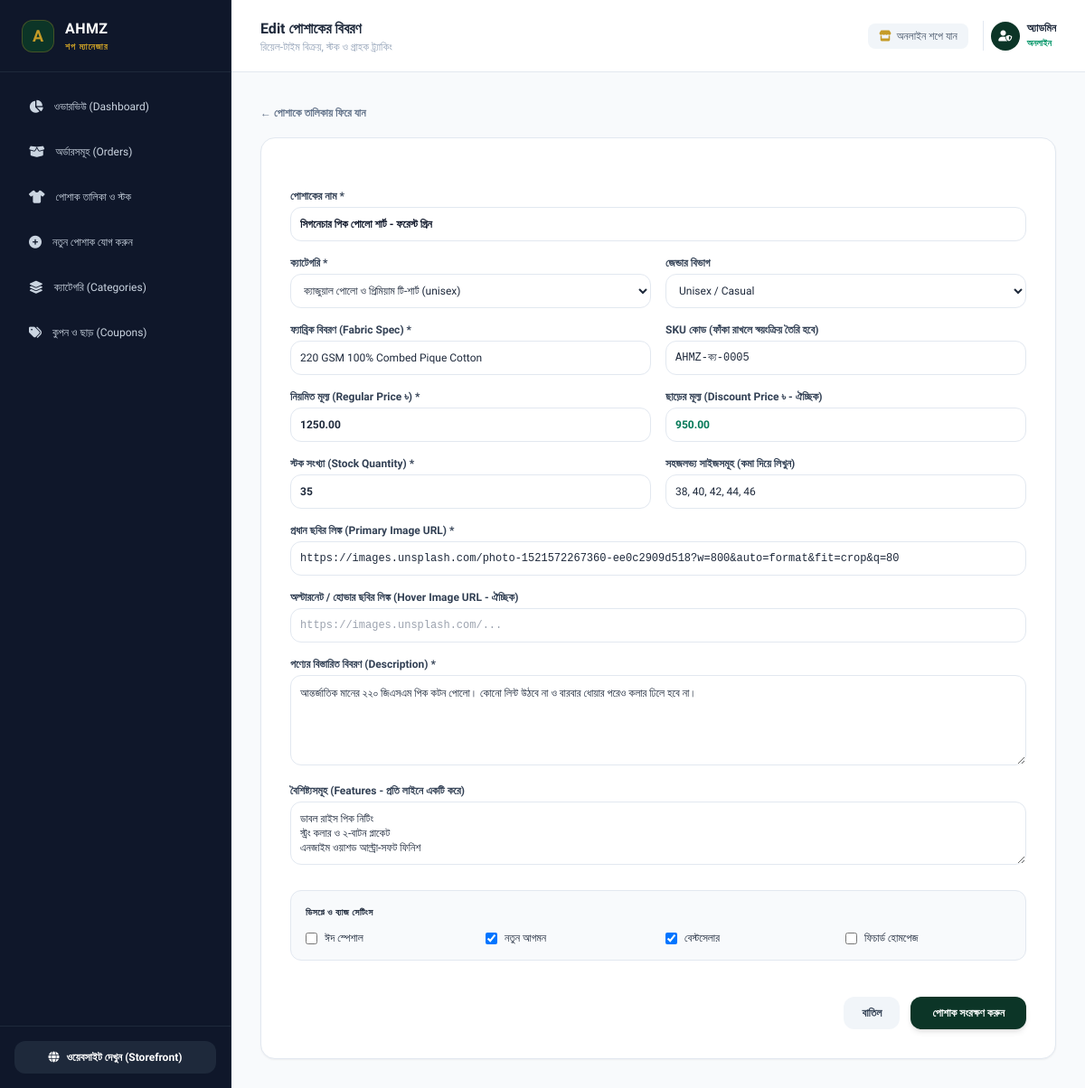
Screenshot of /dashboard/products/5/edit/ with the database file from the repository.
### store/models.py (models this page shows, shortened)
class Product(models.Model):
    GENDER_CHOICES = [
        ('men', 'Men'),
        ('women', 'Women'),
        ('kids', 'Kids'),
        ('unisex', 'Unisex'),
    ]
    name = models.CharField(max_length=255)
    slug = models.SlugField(max_length=280, unique=True, blank=True, allow_unicode=True)
    sku = models.CharField(max_length=50, unique=True)
    category = models.ForeignKey(Category, related_name='products', on_delete=models.CASCADE)
    gender = models.CharField(max_length=10, choices=GENDER_CHOICES, default='men')
    fabric = models.CharField(max_length=150, default='Premium Grade Material', blank=True)
    description = models.TextField()
    features = models.TextField(blank=True, help_text="One bullet per line: collar, cut, fitting, care instructions")
    regular_price = models.DecimalField(max_digits=10, decimal_places=2)
    discount_price = models.DecimalField(max_digits=10, decimal_places=2, null=True, blank=True)
    primary_image = models.CharField(max_length=500, help_text="Main product image URL")
    hover_image = models.CharField(max_length=500, blank=True, help_text="Hover / Alternate image URL")
    stock = models.PositiveIntegerField(default=20)
    is_featured = models.BooleanField(default=False)
    is_new = models.BooleanField(default=True)
    is_bestseller = models.BooleanField(default=False)
    is_eid_special = models.BooleanField(default=False)
    is_active = models.BooleanField(default=True)
    rating = models.DecimalField(max_digits=3, decimal_places=1, default=4.9)
    rating_count = models.PositiveIntegerField(default=18)
    created_at = models.DateTimeField(auto_now_add=True)
    updated_at = models.DateTimeField(auto_now=True)
    class Meta:
        ordering = ['-created_at']

class Category(models.Model):
    GENDER_CHOICES = [
        ('all', 'All / Unisex'),
        ('men', 'Men'),
        ('women', 'Women'),
        ('kids', 'Kids'),
    ]
    NICHE_CHOICES = [
        ('clothing', 'পোশাক (Clothing)'),
        ('shoes', 'জুতা (Footwear & Shoes)'),
        ('watches', 'ঘড়ি (Luxury Watches)'),
        ('cosmetics', 'কসমেটিকস (Cosmetics & Skincare)'),
        ('electronics', 'ইলেকট্রনিক্স (Gadgets & Electronics)'),
    ]
    name = models.CharField(max_length=100)
    slug = models.SlugField(max_length=120, unique=True, blank=True, allow_unicode=True)
    niche = models.CharField(max_length=30, choices=NICHE_CHOICES, default='clothing')
    gender = models.CharField(max_length=10, choices=GENDER_CHOICES, default='all')
    description = models.TextField(blank=True)
    image = models.CharField(max_length=500, blank=True, help_text="Image URL or relative path")
    is_featured = models.BooleanField(default=True)
    order = models.PositiveIntegerField(default=0)
    created_at = models.DateTimeField(auto_now_add=True)
    class Meta:
        verbose_name_plural = 'Categories'
        ordering = ['order', 'name']

### dashboard/views.py (the view, shortened to what this page needs)
# urls.py: path('products/<int:product_id>/edit/', views.product_edit, name='product_edit'),
def product_edit(request, product_id):
    product = get_object_or_404(Product, id=product_id)
    categories = Category.objects.all()
    return render(request, 'dashboard/product_form.html', {
        'product': product,
        'categories': categories,
        'action': 'Edit'
    })

### store/cart.py (called while the page is built, shortened)
    def __iter__(self):
        product_ids = [item['product_id'] for item in self.cart.values()]
        products = Product.objects.filter(id__in=product_ids).in_bulk()

    def __len__(self):
        return sum(item['quantity'] for item in self.cart.values())

    def get_subtotal(self):
        return sum(Decimal(item['price']) * item['quantity'] for item in self.cart.values())

    def get_items_list(self):
        return list(self.__iter__())

### store/translations.py (called while the page is built)
def get_translation_dict(lang='bn'):
    current_lang = 'en' if lang == 'en' else 'bn'
    return {key: vals.get(current_lang, vals.get('bn', '')) for key, vals in TRANSLATIONS.items()}

### templates/dashboard/product_form.html (shortened to what this page needs)
{% extends 'dashboard/base_dashboard.html' %}
{% block dashboard_title %}{{ action }} পোশাকের বিবরণ{% endblock %}
{% block dashboard_content %}
<div class="max-w-4xl mx-auto">
    <div class="mb-4">
        <a href="{% url 'dashboard:product_management' %}" class="text-xs font-semibold text-slate-500 hover:text-brand-emerald">
            &larr; পোশাকে তালিকায় ফিরে যান
        </a>
    </div>
    <div class="bg-white rounded-2xl border border-slate-200 shadow-sm p-6 sm:p-8">
        <form method="POST" class="space-y-6 text-xs">
            <div class="grid grid-cols-1 sm:grid-cols-2 gap-4">
                <div class="sm:col-span-2">
                    <label class="block font-bold text-slate-700 mb-1">পোশাকের নাম *</label>
                    <input type="text" name="name" required value="{{ product.name }}" placeholder="যেমন: প্রিমিয়াম লিনেন এমব্রয়ডারি পাঞ্জাবি"
                           class="w-full p-2.5 rounded-xl border border-slate-200 outline-none focus:border-brand-emerald font-semibold text-slate-900">
                </div>
                <div>
                    <label class="block font-bold text-slate-700 mb-1">ক্যাটেগরি *</label>
                    <select name="category" required class="w-full p-2.5 rounded-xl border border-slate-200 outline-none focus:border-brand-emerald bg-white">
                        {% for cat in categories %}
                            <option value="{{ cat.id }}" {% if product.category_id == cat.id %}selected{% endif %}>{{ cat.name }} ({{ cat.get_gender_display }})</option>
                        {% endfor %}
                    </select>
                </div>
                <div>
                    <label class="block font-bold text-slate-700 mb-1">জেন্ডার বিভাগ</label>
                    <select name="gender" class="w-full p-2.5 rounded-xl border border-slate-200 outline-none focus:border-brand-emerald bg-white">
                        <option value="unisex" {% if product.gender == 'unisex' %}selected{% endif %}>Unisex / Casual</option>
                    </select>
                </div>
                <div>
                    <label class="block font-bold text-slate-700 mb-1">ফ্যাব্রিক বিবরণ (Fabric Spec) *</label>
                    <input type="text" name="fabric" required value="{{ product.fabric|default:'100% Fine Egyptian Combed Cotton' }}" placeholder="যেমন: 100% গিজা কটন / সুতি জামদানি"
                           class="w-full p-2.5 rounded-xl border border-slate-200 outline-none focus:border-brand-emerald">
                </div>
                <div>
                    <label class="block font-bold text-slate-700 mb-1">SKU কোড (ফাঁকা রাখলে স্বয়ংক্রিয় তৈরি হবে)</label>
                    <input type="text" name="sku" value="{{ product.sku }}" placeholder="AHMZ-PAN-01"
                           class="w-full p-2.5 rounded-xl border border-slate-200 font-mono outline-none focus:border-brand-emerald">
                </div>
                <div>
                    <label class="block font-bold text-slate-700 mb-1">নিয়মিত মূল্য (Regular Price ৳) *</label>
                    <input type="number" step="0.01" name="regular_price" required value="{{ product.regular_price }}" placeholder="2450.00"
                           class="w-full p-2.5 rounded-xl border border-slate-200 outline-none focus:border-brand-emerald font-bold">
                </div>
                <div>
                    <label class="block font-bold text-slate-700 mb-1">ছাড়ের মূল্য (Discount Price ৳ - ঐচ্ছিক)</label>
                    <input type="number" step="0.01" name="discount_price" value="{{ product.discount_price }}" placeholder="1990.00"
                           class="w-full p-2.5 rounded-xl border border-slate-200 outline-none focus:border-brand-emerald text-emerald-700 font-bold">
                </div>
                <div>
                    <label class="block font-bold text-slate-700 mb-1">স্টক সংখ্যা (Stock Quantity) *</label>
                    <input type="number" name="stock" required value="{{ product.stock|default:25 }}"
                           class="w-full p-2.5 rounded-xl border border-slate-200 outline-none focus:border-brand-emerald font-bold">
                </div>
                <div>
                    <label class="block font-bold text-slate-700 mb-1">সহজলভ্য সাইজসমূহ (কমা দিয়ে লিখুন)</label>
                    <input type="text" name="sizes" value="38, 40, 42, 44, 46" placeholder="38, 40, 42, 44 বা S, M, L, XL"
                           class="w-full p-2.5 rounded-xl border border-slate-200 outline-none focus:border-brand-emerald">
                </div>
                <div class="sm:col-span-2">
                    <label class="block font-bold text-slate-700 mb-1">প্রধান ছবির লিঙ্ক (Primary Image URL) *</label>
                    <input type="url" name="primary_image" required value="{{ product.primary_image }}" placeholder="https://images.unsplash.com/..."
                           class="w-full p-2.5 rounded-xl border border-slate-200 outline-none focus:border-brand-emerald font-mono">
                </div>
                <div class="sm:col-span-2">
                    <label class="block font-bold text-slate-700 mb-1">অল্টারনেট / হোভার ছবির লিঙ্ক (Hover Image URL - ঐচ্ছিক)</label>
                    <input type="url" name="hover_image" value="{{ product.hover_image }}" placeholder="https://images.unsplash.com/..."
                           class="w-full p-2.5 rounded-xl border border-slate-200 outline-none focus:border-brand-emerald font-mono">
                </div>
                <div class="sm:col-span-2">
                    <label class="block font-bold text-slate-700 mb-1">পণ্যের বিস্তারিত বিবরণ (Description) *</label>
                    <textarea name="description" rows="4" required placeholder="পোশাকের বুনন, স্টাইল ও বিশেষত্ব..."
                              class="w-full p-2.5 rounded-xl border border-slate-200 outline-none focus:border-brand-emerald leading-relaxed">{{ product.description }}</textarea>
                </div>
                <div class="sm:col-span-2">
                    <label class="block font-bold text-slate-700 mb-1">বৈশিষ্ট্যসমূহ (Features - প্রতি লাইনে একটি করে)</label>
                    <textarea name="features" rows="3" placeholder="মান্দারিন কলার ও সূক্ষ্ম কারুকাজ&#10;দুই পাশে সুবিধাজনক পকেট&#10;ড্রাই ক্লিন অথবা নরম পানিতে ধোয়া"
                              class="w-full p-2.5 rounded-xl border border-slate-200 outline-none focus:border-brand-emerald">{{ product.features }}</textarea>
                </div>
            </div>
            <div class="p-4 bg-slate-50 rounded-xl border border-slate-200">
                <span class="block font-bold text-slate-800 mb-3 uppercase tracking-wider text-[10px]">ডিসপ্লে ও ব্যাজ সেটিংস</span>
                <div class="grid grid-cols-2 sm:grid-cols-4 gap-4">
                    <label class="flex items-center space-x-2 cursor-pointer">
                        <input type="checkbox" name="is_eid_special" {% if product.is_eid_special %}checked{% endif %} class="rounded text-brand-emerald">
                        <span class="font-medium text-slate-800">ঈদ স্পেশাল</span>
                    </label>
                    <label class="flex items-center space-x-2 cursor-pointer">
                        <input type="checkbox" name="is_new" {% if product.is_new %}checked{% endif %} class="rounded text-brand-emerald">
                        <span class="font-medium text-slate-800">নতুন আগমন</span>
                    </label>
                    <label class="flex items-center space-x-2 cursor-pointer">
                        <input type="checkbox" name="is_bestseller" {% if product.is_bestseller %}checked{% endif %} class="rounded text-brand-emerald">
                        <span class="font-medium text-slate-800">বেস্টসেলার</span>
                    </label>
                    <label class="flex items-center space-x-2 cursor-pointer">
                        <input type="checkbox" name="is_featured" {% if product.is_featured %}checked{% endif %} class="rounded text-brand-emerald">
                        <span class="font-medium text-slate-800">ফিচার্ড হোমপেজ</span>
                    </label>
                </div>
            </div>
            <div class="pt-4 flex justify-end space-x-3">
                <a href="{% url 'dashboard:product_management' %}" class="px-5 py-2.5 bg-slate-100 text-slate-700 rounded-xl font-bold hover:bg-slate-200 transition">
                    বাতিল
                </a>
                <button type="submit" class="px-6 py-2.5 bg-brand-emerald hover:bg-brand-emerald-dark text-white rounded-xl font-bold transition shadow-md">
                    পোশাক সংরক্ষণ করুন
                </button>
            </div>
        </form>
    </div>
</div>
{% endblock %}

### templates/dashboard/base_dashboard.html (style rules this page uses)
body { font-family: 'Hind Siliguri', 'Plus Jakarta Sans', sans-serif; background-color: #f8fafc; }

### rows the page displays
Product: name "সিগনেচার পিক পোলো শার্ট - ফরেস্ট গ্রিন", category "ক্যাজুয়াল পোলো ও প্রিমিয়াম টি-শার্ট (unisex)", gender "Unisex / Casual", fabric "220 GSM 100% Combed Pique Cotton", sku "AHMZ-ক্য-0005", regular_price "1250.00", discount_price "950.00", stock "35", primary_image "https://images.unsplash.com/photo-1521572267360-ee0c2909d518?w=800&auto=format&fit=crop&q=80", description "আন্তর্জাতিক মানের ২২০ জিএসএম পিক কটন পোলো। কোনো লিন্ট উঠবে না ও বারবার ধোয়ার পরেও কলার ঢিলে হবে না।", features "ডাবল রাইস পিক নিটিং স্ট্রং কলার ও ২-বাটন প্লাকেট এনজাইম ওয়াশড আল্ট্রা-সফট ফিনিশ", is_new "☑", is_bestseller "☑"

### other values shown
{{ BRAND_NAME }} "AHMZ"
{{ action }} "Edit"
